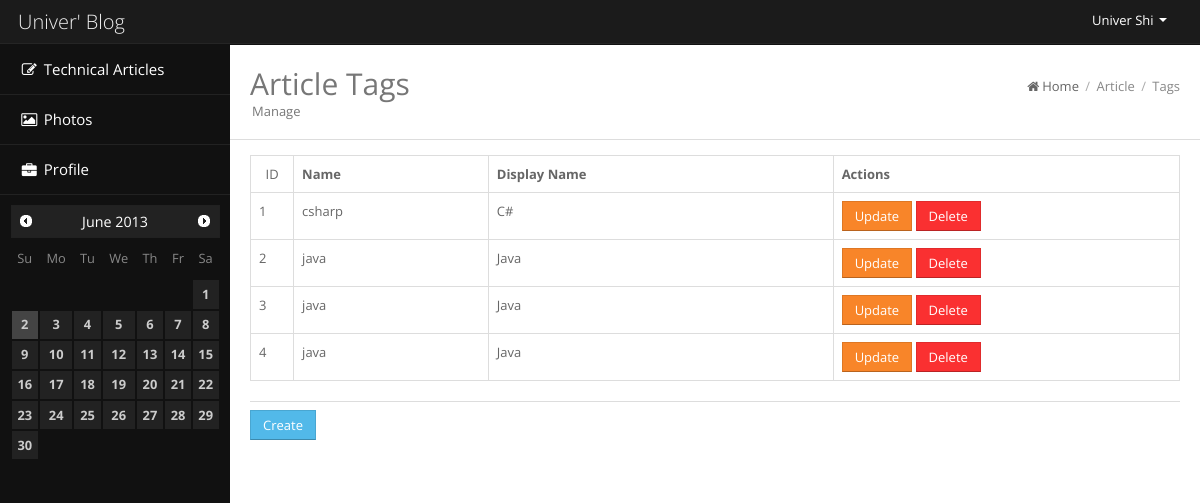
The app's page /article/tag/ (signed in) with its own data.
### article/models.py (models this page shows, shortened)
class ArticleTag(Model):
    name = models.CharField(max_length=20)
    display_name = models.CharField(max_length=50)

### article/views.py (the view)
class ArticleTagList(TemplateView):
    template_name = 'article_tag_list.html'
    def get_context_data(self, **kwargs):
        context = super(ArticleTagList, self).get_context_data(**kwargs)
        context['article_tags'] = ArticleTag.objects.order_by('display_name')
        context['path'] = (PathItem('/article', 'Article'), PathItem('/article/tag', 'Tags'))
        return context

### article/templates/article_tag_list.html (shortened to what this page needs)
{% extends "base.html" %}
{% block head %}
<h2 class="pull-left">
	Article Tags <span class="page-meta">Manage</span>
</h2>
{% endblock %}
{% block content %}
<div class="row-fluid">
	<table id="tags" class="table table-bordered">
		<tr>
			<th class="span1"><center>ID</center></th>
			<th class="span3">Name</th>
			<th class="span5">Display Name</th>
			<th class="span5">Actions</th>
		</tr>
		{% for tag in article_tags %}
		<tr>
			<td>{{ tag.id }}</td>
			<td>{{ tag.name }}</td>
			<td>{{ tag.display_name }}</td>
			<td>
				<button class="btn btn-warning update">Update</button>
				<button class="btn btn-danger delete">Delete</button>
			</td>
		</tr>
		{% endfor %}
	</table>
	<hr />
	<button class="btn btn-info">Create</button>
</div>
{% endblock %}

### templates/base.html (shortened to what this page needs)
<!DOCTYPE html>
<html lang="en">
<head>
{% load staticfiles %}
{% include "base_css.html" %}
</head>
<body>
	<div class="navbar navbar-fixed-top navbar-inverse">
		<div class="navbar-inner">
			<div class="container">
				<a href="/home" class="brand"> {% block brand %} Univer' Blog {%endblock %} </a>
				<ul class="nav pull-right">
					<li class="dropdown pull-right">
						<a data-toggle="dropdown" class="dropdown-toggle" href="#">
							{% if request.user.is_authenticated %}
								{{ request.user.get_full_name }}
							{% else %}
								Login
							{% endif %}
							<b class="caret"></b>
						</a>
					</li>
				</ul>
			</div>
		</div>
	</div>
	<div class="content">
		{% include "base_sidebar.html" %}
		<div class="mainbar">
			<div class="page-head">
				{% block head %}{% endblock %}
				<div class="bread-crumb pull-right">
					<a href="/"><i class="icon-home"></i>Home</a>
					{% if path != None %}
						{% for item in path %}
							<span class="divider">/</span>
							<a href="{{ item.url }}" class="bread-current">{{ item.name }}</a>
						{% endfor %}
					{% endif %}
				</div>
				<div class="clearfix"></div>
			</div>
			<div class="matter">
				<div class="container-fluid">{% block content %}{% endblock %}
				</div>
			</div>
		</div>
	</div>
</body>
</html>

### static/style/style.css (style rules this page uses)
* { border-radius: 0 !important; box-shadow: none !important; filter: progid:DXImageTransform.Microsoft.gradient(enabled = false) !important; text-shadow: none !important; font-family: "Open Sans", Arial, Helvetica, sans-serif; font-weight: 400; }
.navbar * { background-image: none !important; }
.btn { background-image: none !important; font-family: "Open Sans", Arial, Helvetica, sans-serif; }
body { font-size: 13px; line-height: 23px; color: #666; background:#111; padding-top: 45px; -webkit-font-smoothing: antialiased; }
body .container { width: 97%; padding-left: 1.5%; padding-right: 1.5%; }
h1,h2,h3,h4,h5,h6 { padding: 2px 0px; margin: 2px 0px; color: #777; font-weight: 400; }
h2 { font-size: 30px; line-height: 40px; }
a { color: #333; text-decoration: none !important; }
hr { margin:8px 0px 8px 0px !important; padding:0px !important; border-top:0px; border-bottom:1px solid #ddd !important; height:0px; }
.btn { font-size: 13px !important; }
.btn.btn-info { background: #52b9e9 !important; }
.btn.btn-warning { background: #f88529 !important; }
.btn.btn-danger { background: #fa3031 !important; }
.navbar * { text-shadow:none !important; }
.navbar { background: #000; }
.navbar .brand { color: #eee !important; }
.navbar .container { width: 97% !important; }
.navbar .nav > li > a { font-size: 13px !important; color: #fff !important; }
.navbar .caret { border-top-color:#fff !important; border-bottom-color:#fff !important; }
.mainbar { position: relative; margin-left: 230px; margin-right: 0px; width: auto; background:#fff; min-height: 900px; }
.mainbar .page-head { padding: 15px 20px; border-bottom: 1px solid #fff; }
.mainbar .page-meta { font-size: 13px; line-height: 15px; margin-left: 2px; display: block; }
.mainbar .bread-crumb { font-size: 13px; margin-top: 15px; color: #aaa; margin-left: 2px; }
.mainbar .bread-crumb i { margin-right: 3px; display:inline; position: static; top: 0px; width: auto; }
.mainbar .bread-crumb .divider { margin: 0px 3px; }
.mainbar .bread-crumb a { color: #666; }
.mainbar .bread-crumb a.bread-current { color: #888; }
.mainbar .matter { border-top: 1px solid #ddd; padding: 15px 0px; }

### records on screen
ArticleTag: id "1", name "csharp", display_name "C#"
ArticleTag: id "2", name "java", display_name "Java"
ArticleTag: id "3", name "java", display_name "Java"
ArticleTag: id "4", name "java", display_name "Java"

### other values on screen
{{ request.user.get_full_name }} "Univer Shi"
{{ item.name }} "Article" "Tags"
